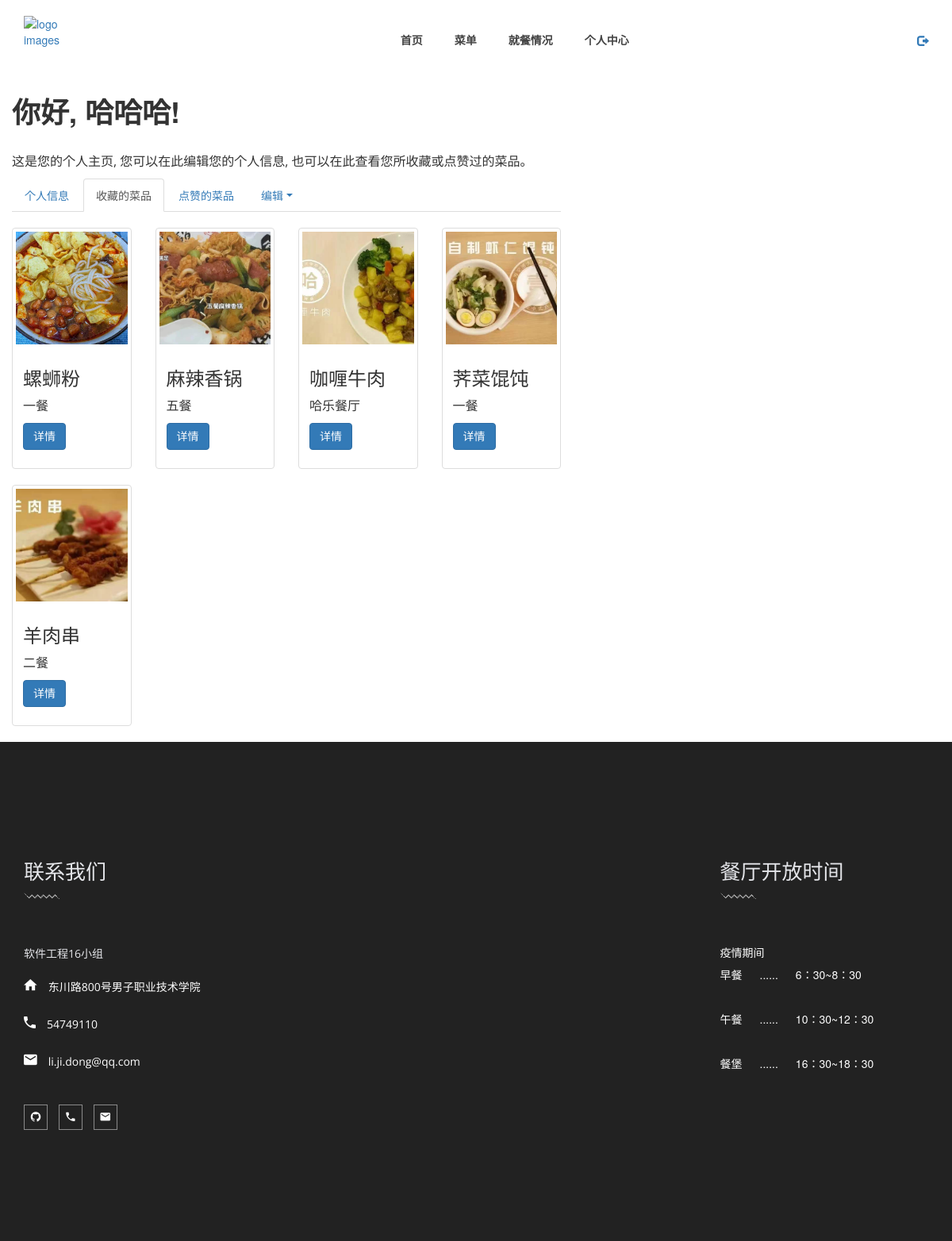
The app's page /meals/myself_mealcollect/ (signed in) with its own data.
### meals/models.py (models this page shows, shortened)
class User(models.Model):
    user_name = models.CharField(max_length=20, unique=True, verbose_name='用户名', blank=False, null=False)
    password = models.CharField(max_length=200, verbose_name='密码', null=False, blank=False)
    avatar = models.ImageField(upload_to='user_avatar/', verbose_name='头像', blank=True, null=True,
                               default='user_avatar/default0.jpg')
    telephone = models.CharField(max_length=11, null=True, verbose_name='电话号', blank=True)
    email = models.EmailField(blank=True, null=True, verbose_name='邮箱')
    create_time = models.DateTimeField(auto_now_add=True)
    class Meta:
        ordering = ['-create_time']  # 按时间递减排序
        verbose_name = "用户"
        verbose_name_plural = "用户"

class CollectMeal(models.Model):
    meal = models.ForeignKey(Meal, on_delete=models.CASCADE)
    user = models.ForeignKey(User, on_delete=models.CASCADE)

class Meal(models.Model):
    name = models.CharField(max_length=30)  # 菜名
    picture = models.ImageField(upload_to='meal_picture/', default='default_meal_picture.jpg')  # 图片
    price = models.FloatField(default=0.0)  # 价格
    canteen = models.CharField(max_length=20)  # 所在餐厅，如，第一餐饮大楼
    place = models.CharField(max_length=60)  # 具体位置，如，二楼东侧木桶饭
    likes = models.IntegerField(default=0, verbose_name='点赞数')  # 点赞数，默认为零
    dislikes = models.IntegerField(default=0, verbose_name='差评数')  # 差评数，默认为零
    views = models.IntegerField(default=0, verbose_name='浏览量')
    class Meta:
        ordering = ['-likes']  # 按点赞数递减排序
        verbose_name = "菜品"
        verbose_name_plural = "菜品"

### meals/views.py (the view)
# urls.py: path('myself_mealcollect/', views.myself_mealcollect , name='myself_mealcollect'),
def myself_mealcollect(request):
    if not request.session.get('is_login', None):  # 如果未登录， 跳转到登录页面
        return redirect('/meals/login/')
    user = User.objects.get(id=request.session['user_id'])  # 从会话获取用户id
    collected_meals = CollectMeal.objects.filter(user=user)  # 某用户收藏的所有菜品集合
    content = {'user': user, 'collect_meal': collected_meals}
    return render(request, 'meals/myself_mealcollect.html', content)

### meals/templates/meals/myself_mealcollect.html (shortened to what this page needs)
{% extends "meals/base.html" %}
{% load static %}
{% block content %}
<div class="container">
	<div class="row">
		<div class="span6">
			<div class="hero-unit">
				<h1>
					<strong>你好, {{ user.user_name }}!</strong>
				</h1>
                <div>&nbsp;</div>
				<p>
					这是您的个人主页, 您可以在此编辑您的个人信息, 也可以在此查看您所收藏或点赞过的菜品。
				</p>
			</div>
			<ul class="nav nav-tabs">
				<li>
					<a href="{% url 'meals:myself' %}">个人信息</a>
				</li>
				<li class="active">
					<a href="{% url 'meals:myself_mealcollect' %}">收藏的菜品</a>
				</li>
                <li>
					<a href="{% url 'meals:myself_meallike' %}">点赞的菜品</a>
				</li>
				<li class="dropdown" >
                    <a href="#" data-toggle="dropdown" class="dropdown-toggle">编辑</a>
				</li>
			</ul>
            <div>&nbsp;</div>
            <div class="row">
                {% for meal in collect_meal %}
                    <div class="col-lg-3 col-md-4 col-sm-6 col-xs-6">
                         <div class="thumbnail">
                            <div class="caption">
                                <h3>{{ meal.meal.name }}</h3>
                                <p>{{ meal.meal.canteen }}</p>
                                <p>
                                    <a href="{% url 'meals:detail' meal.meal.id %}" class="btn btn-primary" role="button">
                                        详情
                                    </a>
                                </p>
                            </div>
                         </div>
                    </div>
                {% endfor %}
            </div>
		</div>
	</div>
</div>
{% endblock %}

### records on screen
User: user_name "哈哈哈"
CollectMeal: meal.name "螺蛳粉", meal.canteen "一餐"
CollectMeal: meal.name "麻辣香锅", meal.canteen "五餐"
CollectMeal: meal.name "咖喱牛肉", meal.canteen "哈乐餐厅"
CollectMeal: meal.name "荠菜馄饨", meal.canteen "一餐"
CollectMeal: meal.name "羊肉串", meal.canteen "二餐"
